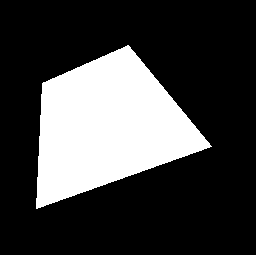
#> input picture MP2/Computer_Vision/shape.bmp, 256 x 255 px
$ python mp2.py
#> lines starting #> are read from the running program, lines starting #| are printed output that depends on the picture; after the words box and inside, x2 and y2 are one past the last pixel; in counts of white or black regions, pixels touching at a corner belong together
import cv2
import numpy as np
import matplotlib.pyplot as plt
import math

# [38 lines left out: functions convolution, get_gaussian_kernel, compute_gradient, not called in this run]

# non limitimal suppression.
""""
 1. if theta is between 0 to 22.5 or between 157.5 to 202.5 or between 337.5 to 360 than taking (1,0) and (-1,0) as values in gradient direction
 2. if theta is between 22.5 to 67.5 or between 202.5 to 247.5  than taking (1,1) and (-1,-1) as values in gradient direction
 3. if theta is between 67.5 to 112.5 or between 247.5 to 292.5  than taking (0,1) and (0,-1) as values in gradient direction
 4.if theta is between 112.5 to 157.5 or between 292.5 to 337.5 than taking (-1,1) and (1,-1) as values in gradient direction

"""

# [29 lines left out: function nms, not called in this run]

def HoughTransform(edge_map):
    theta_values = np.deg2rad(np.arange(-90.0, 90.0))
    height, width = edge_map.shape
    diagonal_length = int(round(math.sqrt(width * width + height * height)))
    rho_values = np.linspace(-diagonal_length, diagonal_length, diagonal_length * 2 + 1)

    accumulator = np.zeros((len(rho_values), len(theta_values)), dtype=int)
    y_coordinates, x_coordinates = np.nonzero(edge_map)

    for edge_idx in range(len(x_coordinates)):
        x = x_coordinates[edge_idx]
        y = y_coordinates[edge_idx]
        for theta_idx in range(len(theta_values)):
            theta = theta_values[theta_idx]
            rho = int(round(x * np.cos(theta) + y * np.sin(theta)))
            accumulator[rho + diagonal_length, theta_idx] += 1
    return accumulator, theta_values, rho_values


def dup_lines(accumulator, lines, tolerance):
    limit = (-1, -1)
    dups = []

    for i in range(0, len(lines) - 1):
        if i == len(lines) - 2 or (np.all(limit != (-1, -1)) and not (
                np.isclose(lines[i, 0], lines[i + 1, 0], atol=tolerance)
                and np.isclose(lines[i, 1], lines[i + 1, 1], atol=tolerance))):
            dups.append(limit)
            limit = (-1, -1)
        else:
            if np.all(limit == (-1, -1)) or accumulator[lines[i, 0], lines[i, 1]] > accumulator[limit[0], limit[1]]:
                limit = lines[i]
    return dups

# [29 lines left out: functions hyst, linking, not called in this run]


#Save output

im = cv2.imread('shape.bmp')
#> im is the input picture: shape (255, 256, 3); 25.9% white; 1 white region, box (x1, y1, x2, y2) and area: (36, 45, 212, 209) 16922
#im = cv2.imread('paper.bmp')

im_gray = cv2.cvtColor(im, cv2.COLOR_BGR2GRAY)
edge_map = cv2.Canny(im_gray, 70, 150)
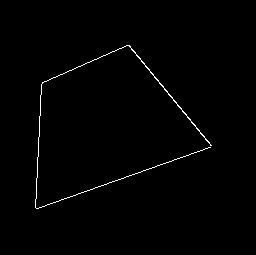
#> edge_map: shape (255, 256); 0.85% white in thin lines or dots, all inside (x1, y1, x2, y2) = (35, 45, 212, 209)
accumulator, theta_values, rho_values = HoughTransform(edge_map)
#> in HoughTransform, `y_coordinates, x_coordinates = np.nonzero(edge_map)`: y_coordinates = 552 values from 45 to 208; x_coordinates = 552 values, max 211 at index 314, min 35 at index 515, mean 111.8
#> the loop in HoughTransform, `for edge_idx in range(len(x_coordinates)):` made 552 passes
#> (x, y) on passes 1 to 3: (126, 45), (127, 45), (128, 45)
#> after the loop in HoughTransform, `for edge_idx in range(len(x_coordinates)):`:
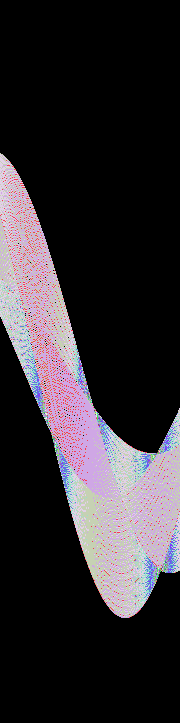
#> accumulator: shape (723, 180) int64; 54 distinct labels, from 0 to 114; one colour per label, 0 black
#> theta_values = 180 values from -1.57 to 1.55; rho_values = 723 values from -361 to 361
lines = np.argwhere(accumulator > 40)
#> lines = 20 rows, first 8: [404, 92], [406, 93], [407, 93], [409, 94], [426, 49], [427, 49], [429, 50], [430, 50]
#Remove dublicated lines
lines = dup_lines(accumulator, lines,10)
#> the loop in dup_lines, `for i in range(0, len(lines) - 1):` made 19 passes
#> limit on passes 1, 3, 4, 5, 6, 8, 9, 12, 13, 14, 16, 17: [404, 92], [407, 93], (-1, -1), [426, 49], [427, 49], [430, 50], [433, 51], (-1, -1), [453, 156], [453, 157], (-1, -1), [568, 161]
#> after the loop in dup_lines, `for i in range(0, len(lines) - 1):`: dups = [[407, 93], [433, 51], [453, 157], [569, 160]]
#> lines = [[407, 93], [433, 51], [453, 157], [569, 160]]
height, width = im_gray.shape
#> height = 255; width = 256
for line in lines:
    rho = rho_values[line[0]]
    theta = theta_values[line[1]]
    slope = -np.cos(theta) / np.sin(theta)
    intercept = rho / np.sin(theta)
    x1, x2 = 0, width
    y1 = int(slope * x1 + intercept)
    y2 = int(slope * x2 + intercept)
    cv2.line(im, (x1, y1), (x2, y2), (0, 0, 255), 2)
#> this loop made 4 passes
#> (line, rho, theta, slope, intercept, y1, y2) on passes 1 to 4: ([407, 93], 46, 0.0524, -19.08, 878.9, 878, -4005), ([433, 51], 72, -0.681, 1.23, -114.4, -114, 201), ([453, 157], 92, 1.17, -0.424, 99.95, 99, -8), ([569, 160], 208, 1.22, -0.364, 221.3, 221, 128)
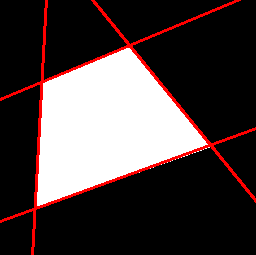
#> im: shape (255, 256, 3); 4.68% of pixels changed, all inside (x1, y1, x2, y2) = (0, 0, 256, 255)

cv2.imwrite('linking1' + '.png', edge_map)
#> (the run stopped early here; a loop or call above may not have finished)
